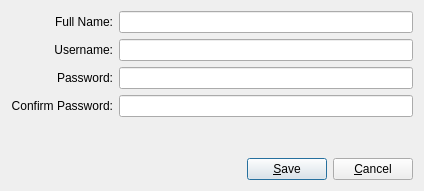
<?xml version="1.0" encoding="UTF-8"?>
<ui version="4.0">
 <class>SimpleAddDlg</class>
 <widget class="QDialog" name="SimpleAddDlg">
  <property name="geometry">
   <rect>
    <x>0</x>
    <y>0</y>
    <width>424</width>
    <height>191</height>
   </rect>
  </property>
  <property name="windowTitle">
   <string>Add User</string>
  </property>
  <property name="windowIcon">
   <iconset resource="pcbsdusermanager.qrc">
    <normaloff>:/add_user.png</normaloff>:/add_user.png</iconset>
  </property>
  <property name="modal">
   <bool>true</bool>
  </property>
  <layout class="QGridLayout">
   <item row="1" column="1">
    <widget class="QLineEdit" name="fullnameBox"/>
   </item>
   <item row="5" column="1">
    <widget class="QLineEdit" name="confirmPassBox">
     <property name="echoMode">
      <enum>QLineEdit::Password</enum>
     </property>
    </widget>
   </item>
   <item row="6" column="1">
    <spacer name="spacer14">
     <property name="orientation">
      <enum>Qt::Vertical</enum>
     </property>
     <property name="sizeType">
      <enum>QSizePolicy::Expanding</enum>
     </property>
     <property name="sizeHint" stdset="0">
      <size>
       <width>30</width>
       <height>40</height>
      </size>
     </property>
    </spacer>
   </item>
   <item row="4" column="1">
    <widget class="QLineEdit" name="passBox">
     <property name="echoMode">
      <enum>QLineEdit::Password</enum>
     </property>
    </widget>
   </item>
   <item row="1" column="0">
    <widget class="QLabel" name="fullnameLabel">
     <property name="enabled">
      <bool>true</bool>
     </property>
     <property name="frameShape">
      <enum>QFrame::NoFrame</enum>
     </property>
     <property name="frameShadow">
      <enum>QFrame::Plain</enum>
     </property>
     <property name="text">
      <string>Full Name:</string>
     </property>
     <property name="alignment">
      <set>Qt::AlignRight|Qt::AlignTrailing|Qt::AlignVCenter</set>
     </property>
     <property name="wordWrap">
      <bool>false</bool>
     </property>
    </widget>
   </item>
   <item row="2" column="1">
    <widget class="QLineEdit" name="usernameBox">
     <property name="toolTip">
      <string>The field is empty</string>
     </property>
     <property name="maxLength">
      <number>16</number>
     </property>
    </widget>
   </item>
   <item row="2" column="0">
    <widget class="QLabel" name="usernameLabel">
     <property name="text">
      <string>Username:</string>
     </property>
     <property name="alignment">
      <set>Qt::AlignRight|Qt::AlignTrailing|Qt::AlignVCenter</set>
     </property>
     <property name="wordWrap">
      <bool>false</bool>
     </property>
    </widget>
   </item>
   <item row="4" column="0">
    <widget class="QLabel" name="passLabel">
     <property name="enabled">
      <bool>true</bool>
     </property>
     <property name="sizePolicy">
      <sizepolicy hsizetype="Preferred" vsizetype="Fixed">
       <horstretch>0</horstretch>
       <verstretch>0</verstretch>
      </sizepolicy>
     </property>
     <property name="frameShape">
      <enum>QFrame::NoFrame</enum>
     </property>
     <property name="frameShadow">
      <enum>QFrame::Plain</enum>
     </property>
     <property name="text">
      <string>Password:</string>
     </property>
     <property name="alignment">
      <set>Qt::AlignRight|Qt::AlignTrailing|Qt::AlignVCenter</set>
     </property>
     <property name="wordWrap">
      <bool>false</bool>
     </property>
    </widget>
   </item>
   <item row="7" column="0" colspan="2">
    <layout class="QHBoxLayout">
     <item>
      <spacer name="spacer13">
       <property name="orientation">
        <enum>Qt::Horizontal</enum>
       </property>
       <property name="sizeType">
        <enum>QSizePolicy::Expanding</enum>
       </property>
       <property name="sizeHint" stdset="0">
        <size>
         <width>171</width>
         <height>20</height>
        </size>
       </property>
      </spacer>
     </item>
     <item>
      <widget class="QPushButton" name="okButton">
       <property name="text">
        <string>&amp;Save</string>
       </property>
       <property name="icon">
        <iconset>
         <normaloff>image0</normaloff>image0</iconset>
       </property>
       <property name="shortcut">
        <string>Alt+K</string>
       </property>
       <property name="default">
        <bool>true</bool>
       </property>
      </widget>
     </item>
     <item>
      <widget class="QPushButton" name="cancelButton">
       <property name="text">
        <string>&amp;Cancel</string>
       </property>
       <property name="icon">
        <iconset>
         <normaloff>image1</normaloff>image1</iconset>
       </property>
       <property name="shortcut">
        <string>Alt+N</string>
       </property>
       <property name="default">
        <bool>false</bool>
       </property>
      </widget>
     </item>
    </layout>
   </item>
   <item row="5" column="0">
    <widget class="QLabel" name="confirmPassLabel">
     <property name="enabled">
      <bool>true</bool>
     </property>
     <property name="sizePolicy">
      <sizepolicy hsizetype="Preferred" vsizetype="Fixed">
       <horstretch>0</horstretch>
       <verstretch>0</verstretch>
      </sizepolicy>
     </property>
     <property name="text">
      <string>Confirm Password:</string>
     </property>
     <property name="alignment">
      <set>Qt::AlignRight|Qt::AlignTrailing|Qt::AlignVCenter</set>
     </property>
     <property name="wordWrap">
      <bool>false</bool>
     </property>
    </widget>
   </item>
  </layout>
 </widget>
 <layoutdefault spacing="6" margin="11"/>
 <tabstops>
  <tabstop>fullnameBox</tabstop>
  <tabstop>usernameBox</tabstop>
  <tabstop>passBox</tabstop>
  <tabstop>confirmPassBox</tabstop>
  <tabstop>okButton</tabstop>
  <tabstop>cancelButton</tabstop>
 </tabstops>
 <resources>
  <include location="pcbsdusermanager.qrc"/>
 </resources>
 <connections>
  <connection>
   <sender>cancelButton</sender>
   <signal>clicked()</signal>
   <receiver>SimpleAddDlg</receiver>
   <slot>close()</slot>
   <hints>
    <hint type="sourcelabel">
     <x>20</x>
     <y>20</y>
    </hint>
    <hint type="destinationlabel">
     <x>20</x>
     <y>20</y>
    </hint>
   </hints>
  </connection>
 </connections>
</ui>
